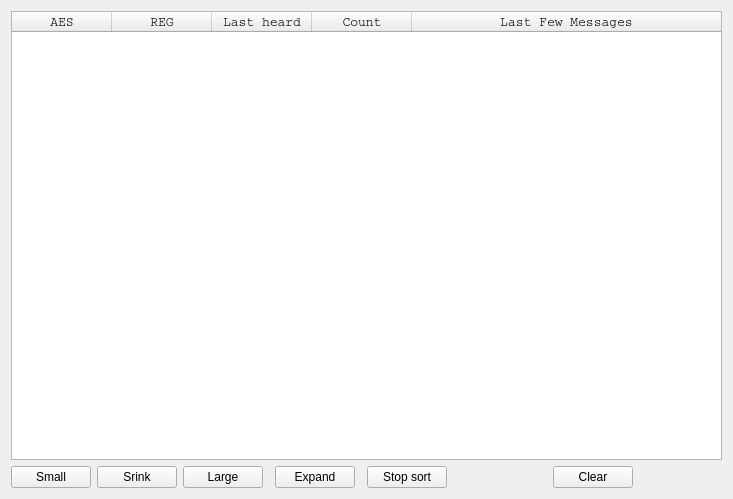
<?xml version="1.0" encoding="UTF-8"?>
<ui version="4.0">
 <class>PlaneLog</class>
 <widget class="QWidget" name="PlaneLog">
  <property name="geometry">
   <rect>
    <x>0</x>
    <y>0</y>
    <width>733</width>
    <height>499</height>
   </rect>
  </property>
  <property name="windowTitle">
   <string>Plane Log</string>
  </property>
  <layout class="QGridLayout" name="gridLayout">
   <item row="0" column="0" colspan="11">
    <widget class="QTableWidget" name="tableWidget">
     <property name="font">
      <font>
       <family>Courier</family>
       <pointsize>10</pointsize>
      </font>
     </property>
     <property name="alternatingRowColors">
      <bool>true</bool>
     </property>
     <property name="textElideMode">
      <enum>Qt::ElideRight</enum>
     </property>
     <property name="verticalScrollMode">
      <enum>QAbstractItemView::ScrollPerPixel</enum>
     </property>
     <property name="horizontalScrollMode">
      <enum>QAbstractItemView::ScrollPerPixel</enum>
     </property>
     <property name="sortingEnabled">
      <bool>true</bool>
     </property>
     <attribute name="horizontalHeaderStretchLastSection">
      <bool>true</bool>
     </attribute>
     <column>
      <property name="text">
       <string>AES</string>
      </property>
     </column>
     <column>
      <property name="text">
       <string>REG</string>
      </property>
     </column>
     <column>
      <property name="text">
       <string>Last heard</string>
      </property>
     </column>
     <column>
      <property name="text">
       <string>Count</string>
      </property>
     </column>
     <column>
      <property name="text">
       <string>Last Few Messages</string>
      </property>
     </column>
    </widget>
   </item>
   <item row="1" column="0">
    <widget class="QPushButton" name="pushButtonsmall">
     <property name="text">
      <string>Small</string>
     </property>
    </widget>
   </item>
   <item row="1" column="2">
    <widget class="QPushButton" name="pushButtonlarge">
     <property name="text">
      <string>Large</string>
     </property>
    </widget>
   </item>
   <item row="1" column="7">
    <spacer name="horizontalSpacer">
     <property name="orientation">
      <enum>Qt::Horizontal</enum>
     </property>
     <property name="sizeHint" stdset="0">
      <size>
       <width>94</width>
       <height>20</height>
      </size>
     </property>
    </spacer>
   </item>
   <item row="1" column="9">
    <spacer name="horizontalSpacer_2">
     <property name="orientation">
      <enum>Qt::Horizontal</enum>
     </property>
     <property name="sizeHint" stdset="0">
      <size>
       <width>40</width>
       <height>20</height>
      </size>
     </property>
    </spacer>
   </item>
   <item row="1" column="1">
    <widget class="QPushButton" name="pushButtonsrink">
     <property name="text">
      <string>Srink</string>
     </property>
    </widget>
   </item>
   <item row="1" column="8">
    <widget class="QPushButton" name="pushButtonclear">
     <property name="text">
      <string>Clear</string>
     </property>
    </widget>
   </item>
   <item row="1" column="6">
    <widget class="QPushButton" name="pushButtonstopsort">
     <property name="text">
      <string>Stop sort</string>
     </property>
    </widget>
   </item>
   <item row="1" column="4">
    <widget class="QPushButton" name="pushButtonexpand">
     <property name="text">
      <string>Expand</string>
     </property>
    </widget>
   </item>
  </layout>
 </widget>
 <resources/>
 <connections/>
</ui>
